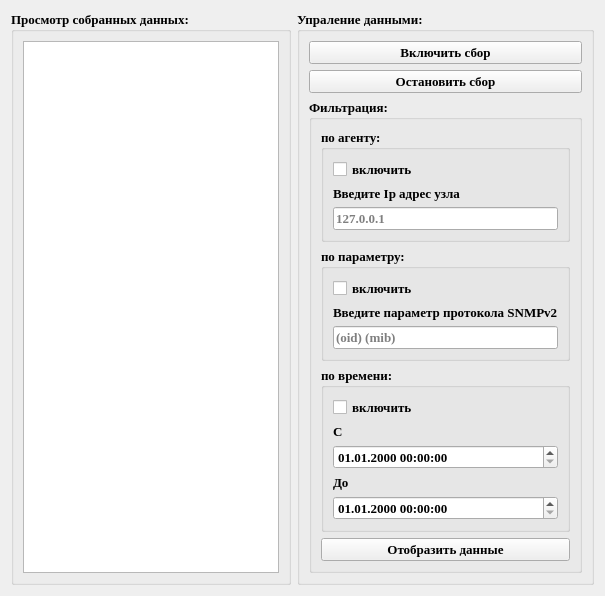
      <widget class="QWidget" name="tab_8">
       <property name="sizePolicy">
        <sizepolicy hsizetype="Maximum" vsizetype="Maximum">
         <horstretch>0</horstretch>
         <verstretch>0</verstretch>
        </sizepolicy>
       </property>
       <property name="font">
        <font>
         <family>Times New Roman</family>
         <pointsize>10</pointsize>
        </font>
       </property>
       <attribute name="title">
        <string>Сбор данных</string>
       </attribute>
       <layout class="QHBoxLayout" name="horizontalLayout_5">
        <item>
         <widget class="QGroupBox" name="groupBox_30">
          <property name="sizePolicy">
           <sizepolicy hsizetype="Expanding" vsizetype="Expanding">
            <horstretch>0</horstretch>
            <verstretch>0</verstretch>
           </sizepolicy>
          </property>
          <property name="font">
           <font>
            <family>Times New Roman</family>
            <pointsize>10</pointsize>
            <weight>75</weight>
            <bold>true</bold>
           </font>
          </property>
          <property name="title">
           <string>Просмотр собранных данных:</string>
          </property>
          <layout class="QVBoxLayout" name="verticalLayout_12">
           <item>
            <widget class="QTableView" name="tableView_6">
             <property name="font">
              <font>
               <family>Times New Roman</family>
               <pointsize>10</pointsize>
              </font>
             </property>
            </widget>
           </item>
          </layout>
         </widget>
        </item>
        <item>
         <widget class="QGroupBox" name="groupBox_24">
          <property name="sizePolicy">
           <sizepolicy hsizetype="Expanding" vsizetype="Minimum">
            <horstretch>0</horstretch>
            <verstretch>0</verstretch>
           </sizepolicy>
          </property>
          <property name="font">
           <font>
            <family>Times New Roman</family>
            <pointsize>10</pointsize>
            <weight>75</weight>
            <bold>true</bold>
           </font>
          </property>
          <property name="title">
           <string>Упраление данными:</string>
          </property>
          <layout class="QFormLayout" name="formLayout_11">
           <item row="0" column="0" colspan="2">
            <widget class="QPushButton" name="pushButton_18">
             <property name="font">
              <font>
               <family>Times New Roman</family>
               <pointsize>10</pointsize>
              </font>
             </property>
             <property name="text">
              <string>Включить сбор</string>
             </property>
            </widget>
           </item>
           <item row="1" column="0" colspan="2">
            <widget class="QPushButton" name="pushButton_19">
             <property name="font">
              <font>
               <family>Times New Roman</family>
               <pointsize>10</pointsize>
              </font>
             </property>
             <property name="text">
              <string>Остановить сбор</string>
             </property>
            </widget>
           </item>
           <item row="2" column="0" colspan="2">
            <widget class="QGroupBox" name="groupBox_26">
             <property name="sizePolicy">
              <sizepolicy hsizetype="Expanding" vsizetype="Expanding">
               <horstretch>0</horstretch>
               <verstretch>0</verstretch>
              </sizepolicy>
             </property>
             <property name="font">
              <font>
               <family>Times New Roman</family>
               <pointsize>10</pointsize>
               <weight>75</weight>
               <bold>true</bold>
              </font>
             </property>
             <property name="title">
              <string>Фильтрация:</string>
             </property>
             <layout class="QFormLayout" name="formLayout_7">
              <item row="0" column="0" colspan="2">
               <widget class="QGroupBox" name="groupBox_27">
                <property name="font">
                 <font>
                  <family>Times New Roman</family>
                  <pointsize>10</pointsize>
                  <weight>75</weight>
                  <bold>true</bold>
                 </font>
                </property>
                <property name="title">
                 <string>по агенту:</string>
                </property>
                <layout class="QVBoxLayout" name="verticalLayout_24">
                 <item>
                  <widget class="QCheckBox" name="checkBox_4">
                   <property name="font">
                    <font>
                     <family>Times New Roman</family>
                     <pointsize>10</pointsize>
                    </font>
                   </property>
                   <property name="text">
                    <string>включить</string>
                   </property>
                  </widget>
                 </item>
                 <item>
                  <widget class="QLabel" name="label_17">
                   <property name="font">
                    <font>
                     <family>Times New Roman</family>
                     <pointsize>10</pointsize>
                    </font>
                   </property>
                   <property name="text">
                    <string>Введите Ip адрес узла</string>
                   </property>
                  </widget>
                 </item>
                 <item>
                  <widget class="QLineEdit" name="lineEdit_9">
                   <property name="font">
                    <font>
                     <family>Times New Roman</family>
                     <pointsize>10</pointsize>
                    </font>
                   </property>
                   <property name="placeholderText">
                    <string>127.0.0.1</string>
                   </property>
                  </widget>
                 </item>
                </layout>
               </widget>
              </item>
              <item row="1" column="0" colspan="2">
               <widget class="QGroupBox" name="groupBox_28">
                <property name="font">
                 <font>
                  <family>Times New Roman</family>
                  <pointsize>10</pointsize>
                  <weight>75</weight>
                  <bold>true</bold>
                 </font>
                </property>
                <property name="title">
                 <string>по параметру:</string>
                </property>
                <layout class="QVBoxLayout" name="verticalLayout_25">
                 <item>
                  <widget class="QCheckBox" name="checkBox_5">
                   <property name="font">
                    <font>
                     <family>Times New Roman</family>
                     <pointsize>10</pointsize>
                    </font>
                   </property>
                   <property name="text">
                    <string>включить</string>
                   </property>
                  </widget>
                 </item>
                 <item>
                  <widget class="QLabel" name="label_18">
                   <property name="font">
                    <font>
                     <family>Times New Roman</family>
                     <pointsize>10</pointsize>
                    </font>
                   </property>
                   <property name="text">
                    <string>Введите параметр протокола SNMPv2</string>
                   </property>
                  </widget>
                 </item>
                 <item>
                  <widget class="QLineEdit" name="lineEdit_10">
                   <property name="font">
                    <font>
                     <family>Times New Roman</family>
                     <pointsize>10</pointsize>
                    </font>
                   </property>
                   <property name="placeholderText">
                    <string>(oid) (mib)</string>
                   </property>
                  </widget>
                 </item>
                </layout>
               </widget>
              </item>
              <item row="2" column="0" colspan="2">
               <widget class="QGroupBox" name="groupBox_29">
                <property name="font">
                 <font>
                  <family>Times New Roman</family>
                  <pointsize>10</pointsize>
                  <weight>75</weight>
                  <bold>true</bold>
                 </font>
                </property>
                <property name="title">
                 <string>по времени:</string>
                </property>
                <layout class="QVBoxLayout" name="verticalLayout_26">
                 <item>
                  <widget class="QCheckBox" name="checkBox_6">
                   <property name="font">
                    <font>
                     <family>Times New Roman</family>
                     <pointsize>10</pointsize>
                    </font>
                   </property>
                   <property name="text">
                    <string>включить</string>
                   </property>
                  </widget>
                 </item>
                 <item>
                  <widget class="QLabel" name="label_19">
                   <property name="font">
                    <font>
                     <family>Times New Roman</family>
                     <pointsize>10</pointsize>
                    </font>
                   </property>
                   <property name="text">
                    <string>С</string>
                   </property>
                  </widget>
                 </item>
                 <item>
                  <widget class="QDateTimeEdit" name="dateTimeEdit_5">
                   <property name="font">
                    <font>
                     <family>Times New Roman</family>
                     <pointsize>10</pointsize>
                    </font>
                   </property>
                   <property name="displayFormat">
                    <string>dd.MM.yyyy HH:mm:ss</string>
                   </property>
                  </widget>
                 </item>
                 <item>
                  <widget class="QLabel" name="label_20">
                   <property name="font">
                    <font>
                     <family>Times New Roman</family>
                     <pointsize>10</pointsize>
                    </font>
                   </property>
                   <property name="text">
                    <string>До</string>
                   </property>
                  </widget>
                 </item>
                 <item>
                  <widget class="QDateTimeEdit" name="dateTimeEdit_6">
                   <property name="font">
                    <font>
                     <family>Times New Roman</family>
                     <pointsize>10</pointsize>
                    </font>
                   </property>
                   <property name="displayFormat">
                    <string>dd.MM.yyyy HH:mm:ss</string>
                   </property>
                  </widget>
                 </item>
                </layout>
               </widget>
              </item>
              <item row="3" column="0" colspan="2">
               <widget class="QPushButton" name="pushButton_21">
                <property name="font">
                 <font>
                  <family>Times New Roman</family>
                  <pointsize>10</pointsize>
                 </font>
                </property>
                <property name="text">
                 <string>Отобразить данные</string>
                </property>
               </widget>
              </item>
             </layout>
            </widget>
           </item>
          </layout>
         </widget>
        </item>
       </layout>
      </widget>
